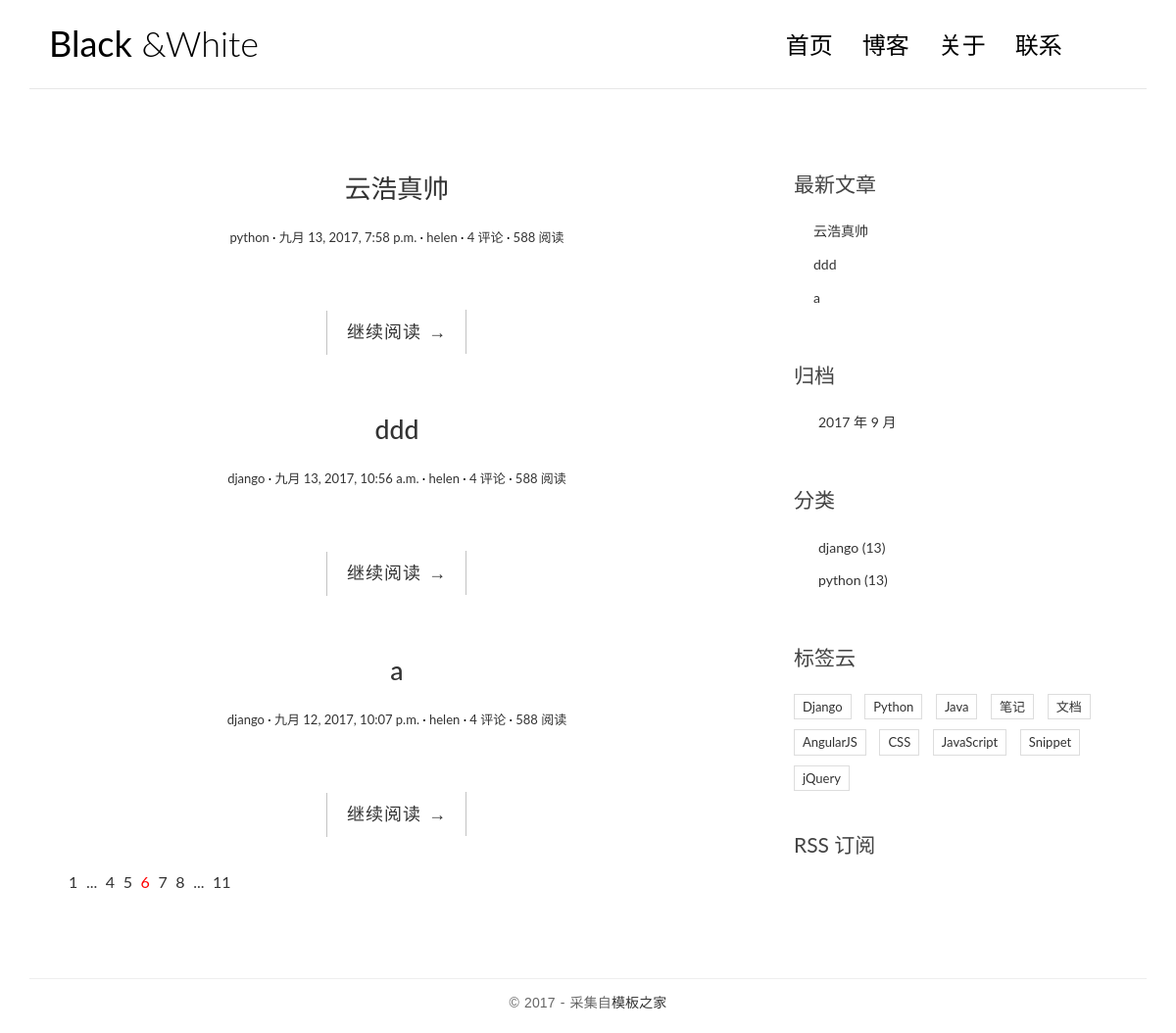
The page / on the database its author committed.
### blog/models.py (models this page shows, shortened)
class Post(models.Model):
    title = models.CharField(max_length=64)
    body = models.TextField()
    created_time = models.DateTimeField()
    modified_time = models.DateTimeField()
    excerpt = models.CharField(max_length=256,blank=True)
    category = models.ForeignKey(Category)
    tage = models.ManyToManyField(Tag,blank=True)
    author = models.ForeignKey(User)
    def get_absolute_url(self):
        return reverse('blog:detail',kwargs={'pk':self.pk})

class Category(models.Model):
    name = models.CharField(max_length=64)

### blog/views.py (the view)
# urls.py: url(r'^$',views.index,name='index'),
def index(request):
    post_list = Post.objects.all().order_by('-created_time')#按时间先后排序，新的在前，把负号去了，就旧的在前.order_by('')按什么排序
    return render(request,'blog/index.html',context={'post_list':post_list})

### blog/templatetags/blog_tags.py (called while the page is built)
@register.simple_tag
def get_recent_posts(num=5):
    return Post.objects.all().order_by('-created_time')[:num]

@register.simple_tag
def archives():
    return Post.objects.dates('created_time','month',order='DESC')

@register.simple_tag
def get_categories():
    return Category.objects.all()

### templates/blog/index.html (shortened to what this page needs)
{% extends 'blog/base.html' %}
{% block main %}
{% for post in post_list %}
<article class="post post-{{ post.pk }}">
    <header class="entry-header">
        <h1 class="entry-title">
            <a href="{{ post.get_absolute_url }}">{{ post.title }}</a>
        </h1>
        <div class="entry-meta">
            <span class="post-category"><a href="#">{{ post.category.name }}</a></span>
            <span class="post-date"><a href="#"><time class="entry-date" datetime="{{ post.created_time }}">{{ post.created_time }}</time></a></span>
            <span class="post-author"><a href="#">{{ post.author }}</a></span>
            <span class="comments-link"><a href="#">4 评论</a></span>
            <span class="views-count"><a href="#">588 阅读</a></span>
        </div>
    </header>
    <div class="entry-content clearfix">
        <div class="read-more cl-effect-14">
            <a href="{{ post.get_absolute_url }}" class="more-link">继续阅读 <span class="meta-nav">→</span></a>
        </div>
    </div>
</article>
{% empty %}
<div class="no-post">暂时还没有发布的文章！</div>
{% endfor %}
<div class="pagination">
    <ul>
        <li><a href="">1</a></li>
        <li><a href="">...</a></li>
        <li><a href="">4</a></li>
        <li><a href="">5</a></li>
        <li class="current"><a href="">6</a></li>
        <li><a href="">7</a></li>
        <li><a href="">8</a></li>
        <li><a href="">...</a></li>
        <li><a href="">11</a></li>
    </ul>
</div>
{% endblock main %}

### templates/blog/base.html (shortened to what this page needs)
{% load staticfiles %}
{%load blog_tags%}
<html>
<head>
    <link rel="stylesheet" href="{% static 'blog/css/bootstrap.min.css' %}">
    <link rel="stylesheet" href="{% static 'blog/css/custom.css' %}">
    <link rel="stylesheet" href="{% static 'blog/css/pace.css' %}">
    <link rel="stylesheet" href="http://code.ionicframework.com/ionicons/2.0.1/css/ionicons.min.css">
    <link rel="stylesheet" href="{% static 'blog/css/highlights/github.css' %}">
</head>
<body>
<div class="container">
    <header id="site-header">
        <div class="row">
            <div class="col-md-4 col-sm-5 col-xs-8">
                <div class="logo">
                    <h1><a href="index.html"><b>Black</b> &amp;White</a></h1>
                </div>
            </div>
            <div class="col-md-8 col-sm-7 col-xs-4">
                <nav class="main-nav" role="navigation">
                    <div class="collapse navbar-collapse" id="bsexample-navbar-collapse-1">
                        <ul class="nav navbar-nav navbar-right">
                            <li class="cl-effect-11"><a href="index.html" data-hover="首页">首页</a></li>
                            <li class="cl-effect-11"><a href="fullwidth.html" data-hover="博客">博客</a></li>
                            <li class="cl-effect-11"><a href="about.html" data-hover="关于">关于</a></li>
                            <li class="cl-effect-11"><a href="contact.html" data-hover="联系">联系</a></li>
                        </ul>
                    </div>
                </nav>
            </div>
        </div>
    </header>
</div>
<div class="content-body">
    <div class="container">
        <div class="row">
            <main class="col-md-8">
                {% block main %}
                {% endblock %}
            </main>
            <aside class="col-md-4">
                <div class="widget widget-recent-posts">
                    <h3 class="widget-title">最新文章</h3>
                    {% get_recent_posts as recent_post_list %}
                    <ul>
                       {% for post in recent_post_list %}
                        <li>
                            <a href="{{ post.get_absolute_url }}">{{ post.title }}</a>
                        </li>
                        {% empty %}
                          暂无文章！
                        {% endfor %}
                    </ul>
                </div>
                <div class="widget widget-archives">
                    <h3 class="widget-title">归档</h3>
                    {% archives as date_list %}
                    <ul>
                       {% for date in date_list %}
                        <li>
                            <a href="{% url 'blog:archives' date.year date.month %}">
                                {{ date.year }} 年 {{ date.month }} 月
                            </a>
                        </li>
                        {% empty %}
                          暂无归档！
                        {% endfor %}
                    </ul>
                </div>
                <div class="widget widget-category">
                    <h3 class="widget-title">分类</h3>
                    {% get_categories as category_list %}
                    <ul>
                        {% for category in category_list %}
                        <li>
                           <a href="#">{{ category.name }} <span class="post-count">(13)</span></a>
                        </li>
                         {% endfor %}
                    </ul>
                </div>
                <div class="widget widget-tag-cloud">
                    <h3 class="widget-title">标签云</h3>
                    <ul>
                        <li>
                            <a href="#">Django</a>
                        </li>
                        <li>
                            <a href="#">Python</a>
                        </li>
                        <li>
                            <a href="#">Java</a>
                        </li>
                        <li>
                            <a href="#">笔记</a>
                        </li>
                        <li>
                            <a href="#">文档</a>
                        </li>
                        <li>
                            <a href="#">AngularJS</a>
                        </li>
                        <li>
                            <a href="#">CSS</a>
                        </li>
                        <li>
                            <a href="#">JavaScript</a>
                        </li>
                        <li>
                            <a href="#">Snippet</a>
                        </li>
                        <li>
                            <a href="#">jQuery</a>
                        </li>
                    </ul>
                </div>
                <div class="rss">
                    <a href=""> RSS 订阅</a>
                </div>
            </aside>
        </div>
    </div>
</div>
<footer id="site-footer">
    <div class="container">
        <div class="row">
            <div class="col-md-12">
                <p class="copyright">&copy 2017 - 采集自<a href="http://www.cssmoban.com/" target="_blank" title="模板之家">模板之家</a></p>
            </div>
        </div>
    </div>
</footer>
</body>
</html>

### blog/static/blog/css/custom.css (style rules this page uses)
* { outline: none; }
h1, h2, h3, h4, h5, h6 { margin-top: 0; }
b { font-weight: 400; }
a { color: #333; }
body { color: #444; font-family: 'Lato', sans-serif; }
p { font-family: 'Ubuntu', sans-serif; font-weight: 400; word-spacing: 1px; letter-spacing: 0.01em; }
#site-header { background-color: #FFF; padding: 25px 20px; margin-bottom: 40px; border-bottom: 1px solid #e7e7e7; }
.logo h1 a { color: #000; }
.logo h1 { margin: 0; font-family: 'Lato', sans-serif; font-weight: 300; }
.main-nav { margin-top: 11px; max-width: 95%; }
.main-nav a { color: #000000 !important; padding: 0 0 5px 0 !important; margin-right: 30px; font-family: 'Lato', sans-serif; font-weight: 300; font-size: 24px; }
.cl-effect-11 a { padding: 10px 0; color: #0972b4; text-shadow: none; }
.cl-effect-11 a::before { position: absolute; top: 0; left: 0; overflow: hidden; padding: 0 0 5px 0 !important; max-width: 0; border-bottom: 1px solid #000; color: #000; content: attr(data-hover); white-space: nowrap; -webkit-transition: max-width 0.5s; -moz-transition: max-width 0.5s; transition: max-width 0.5s; }
.content-body { padding-bottom: 4em; }
.post { background: #fff; padding: 30px 30px 0; }
.entry-title { text-align: center; font-size: 1.9em; margin-bottom: 20px; line-height: 1.6; padding: 10px 20px 0; }
.entry-meta { text-align: center; color: #DDDDDD; font-size: 13px; margin-bottom: 30px; }
.entry-content { font-size: 18px; line-height: 1.9; font-weight: 300; color: #000; }
.post-category::after, .post-date::after, .post-author::after, .comments-link::after { content: ' ·'; color: #000; }
.read-more { font-family: 'Ubuntu', sans-serif; font-weight: 400; word-spacing: 1px; letter-spacing: 0.01em; text-align: center; margin-top: 20px; }
.cl-effect-14 a { padding: 0 20px; height: 45px; line-height: 45px; position: relative; display: inline-block; margin: 15px 25px; letter-spacing: 1px; font-weight: 400; text-shadow: 0 0 1px rgba(255, 255, 255, 0.3); }
.cl-effect-14 a::before, .cl-effect-14 a::after { position: absolute; width: 45px; height: 1px; background: #C3C3C3; content: ''; -webkit-transition: all 0.3s; -moz-transition: all 0.3s; transition: all 0.3s; pointer-events: none; }
.cl-effect-14 a::before { top: 0; left: 0; -webkit-transform: rotate(90deg); -moz-transform: rotate(90deg); transform: rotate(90deg); -webkit-transform-origin: 0 0; -moz-transform-origin: 0 0; transform-origin: 0 0; }
.cl-effect-14 a::after { right: 0; bottom: 0; -webkit-transform: rotate(90deg); -moz-transform: rotate(90deg); transform: rotate(90deg); -webkit-transform-origin: 100% 0; -moz-transform-origin: 100% 0; transform-origin: 100% 0; }
.widget { background: #fff; padding: 30px 0 0; }
.widget-title { font-size: 1.5em; margin-bottom: 20px; line-height: 1.6; padding: 10px 0 0; font-weight: 400; }
.widget-recent-posts ul { padding: 0; margin: 0; padding-left: 20px; }
.widget-recent-posts ul li { list-style-type: none; position: relative; line-height: 170%; margin-bottom: 10px; }
.widget-recent-posts ul li::before { content: '\f3d3'; font-family: "Ionicons"; position: absolute; left: -17px; top: 3px; font-size: 16px; color: #000; }
.widget-archives ul { padding: 0; margin: 0; padding-left: 25px; }
.widget-archives ul li { list-style-type: none; position: relative; line-height: 170%; margin-bottom: 10px; }
.widget-archives ul li::before { content: '\f3f3'; font-family: "Ionicons"; position: absolute; left: -25px; top: 1px; font-size: 16px; color: #000; }
.widget-category ul { padding: 0; margin: 0; padding-left: 25px; }
.widget-category ul li { list-style-type: none; position: relative; line-height: 170%; margin-bottom: 10px; }
.widget-category ul li::before { content: '\f3fe'; font-family: "Ionicons"; position: absolute; left: -25px; top: 1px; font-size: 18px; color: #000; }
.widget-tag-cloud ul { padding: 0; margin: 0; margin-right: -10px; }
.widget-tag-cloud ul li { list-style-type: none; font-size: 13px; display: inline-block; margin-right: 10px; margin-bottom: 10px; padding: 3px 8px; border: 1px solid #ddd; }
.rss { font-size: 21px; margin-top: 30px; }
.rss a { color: #444; }
#site-footer { padding-top: 10px; padding: 0 0 1.5em 0; }
.copyright { text-align: center; padding-top: 1em; margin: 0; border-top: 1px solid #eee; color: #666; }
.pagination ul { list-style: none; }
.pagination ul li { display: inline-block; font-size: 16px; margin-right: 5px; }
.current a { color: red; }

### rows shown on the page
Post: title "云浩真帅", category.name "python", created_time "九月 13, 2017, 7:58 p.m.", author "helen"
Post: title "ddd", category.name "django", created_time "九月 13, 2017, 10:56 a.m.", author "helen"
Post: title "a", category.name "django", created_time "九月 12, 2017, 10:07 p.m.", author "helen"
Category: name "django"
Category: name "python"

### other values the page prints
{{ date.year }} "2017"
{{ date.month }} "9"
